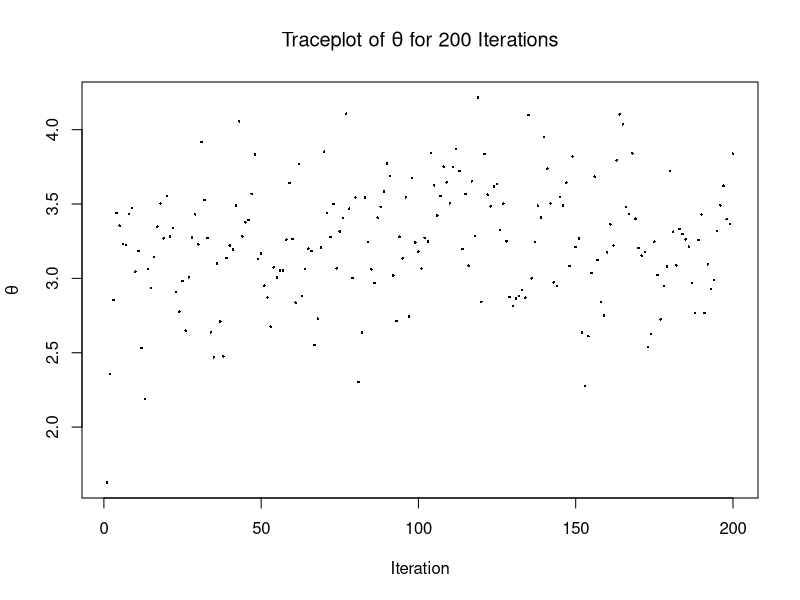

R code for this plot:
## ---- chunk 1
knitr::opts_chunk$set(cache=TRUE)
library(xtable)

# Samples from a truncated gamma with
# truncation (t, infty), shape a, and rate b
# Input: t,a,b
# Output: truncated Gamma(a,b)
sampleTrunGamma <- function(t, a, b){
  # This function samples from a truncated gamma with
  # truncation (t, infty), shape a, and rate b
  p0 <- pgamma(t, shape = a, rate = b)
  x <- runif(1, min = p0, max = 1)
  y <- qgamma(x, shape = a, rate = b)
  return(y)
}

# Gibbs sampler for censored data
# Inputs:
  # this function is a Gibbs sampler
  # z is the fully observe data
  # c is censored data
  # n.iter is number of iterations
  # init.theta and init.miss are initial values for sampler
  # r,a, and b are parameters
  # burnin is number of iterations to use as burnin
# Output: theta, z
sampleGibbs <- function(z, c, n.iter, init.theta, init.miss, r, a, b, burnin = 1){

  z.sum <- sum(z)
  m <- length(c)
  n <- length(z) + m
  miss.vals <- init.miss 
  res <- matrix(NA, nrow = n.iter, ncol = 1 + m)
  for (i in 1:n.iter){
    var.sum <- z.sum + sum(miss.vals)
    theta <- rgamma(1, shape = a + n*r, rate = b + var.sum)
    miss.vals <- sapply(c, function(x) {sampleTrunGamma(x, r, theta)})
    res[i,] <- c(theta, miss.vals)
  } 
  return(res[burnin:n.iter,])
} 
# set parameter values
r <- 10
a <- 1
b <- 1
# input data
z <- c(3.4,2.9,1.4,3.2,1.8,4.6,2.8)
c <- c(1.2,1.7,2.0,1.4,0.6)
n.iter <- 200
init.theta <- 1
init.missing <- rgamma(length(c), shape = r, rate = init.theta)
# run sampler
res <- sampleGibbs(z, c, n.iter, init.theta, init.missing, r, a, b)
# get running averages
run.avg <- apply(res, 2, cumsum)/(1:n.iter)
#Create Traceplot for Theta
plot(1:n.iter, res[,1], pch = 16, cex = .35,
     xlab = "Iteration", ylab = expression(theta),
     main = expression(paste("Traceplot of ", theta," for 200 Iterations")))
## ---- chunk 2
n.iter2 <- 10000
init.missing2 <- rgamma(length(c), shape = r, rate = init.theta)
# run sampler
res2 <- sampleGibbs(z, c, n.iter2, init.theta, init.missing2, r, a, b)
# get running averages
run.avg2 <- apply(res2, 2, cumsum)/(1:n.iter2)
## ---- chunk 3
b2 <- 100
# run sampler
res3 <- sampleGibbs(z, c, n.iter2, init.theta, init.missing, r, a, b2)
## ---- chunk 4
a2 <- 100
# run sampler
res4 <- sampleGibbs(z, c, n.iter2, init.theta, init.missing, r, a2, b)
